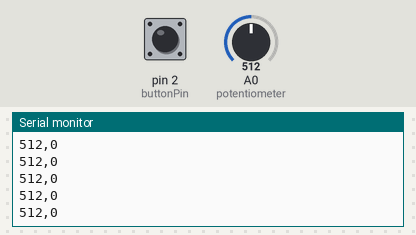
A sketch run on a simulated Arduino Uno, built with avr-gcc and run on an emulated ATmega328P. On the bench: the last lines printed to the serial monitor. The test bench sets the inputs (shaded band); at power-on: A0 (potentiometer) = 512, pin 2 (buttonPin) HIGH.

Above: at 1.2 s.
1.3 s: A0 (potentiometer) set to 716
At 1.31 s:
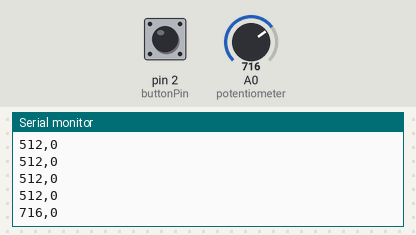
2.8 s: pin 2 (buttonPin) pulled LOW for 0.15 s
At 2.82 s:
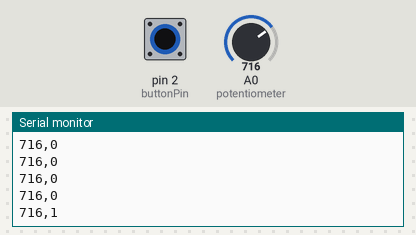
4.4 s: A0 (potentiometer) set to 900
At 4.42 s:
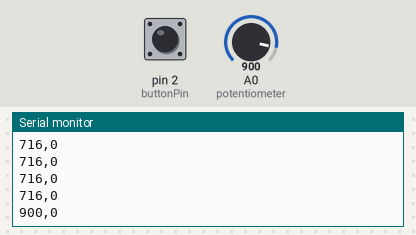
5.9 s: pin 2 (buttonPin) pulled LOW for 1 s
At 5.93 s:
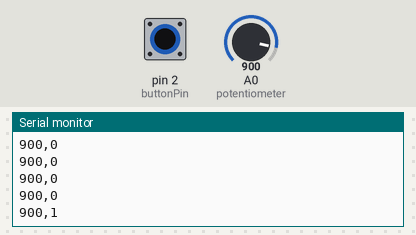
Timing chart, 0 to 8.9 s (numbered marks = the images above; inputs shaded):
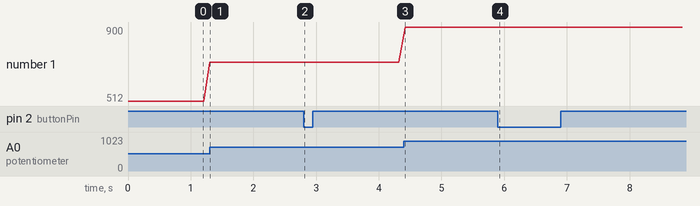

The sketch:

HW13_Arduino.ino
```cpp
const int buttonPin = 2;
unsigned long lastDebounceTime = 0;
unsigned long debounceDelay = 200;
int buttonState = 0;
int lastButtonState = 0;

void setup() {
  Serial.begin(9600);
  pinMode(A0, INPUT);
  pinMode(buttonPin, INPUT_PULLUP);
}

void loop() {
  int potentValue = analogRead(A0);  // Read potentiometer value
  int currentButtonState = digitalRead(buttonPin);  // Read button state

  // Check if button state has changed (debounce)
  if (currentButtonState != lastButtonState) {
    lastDebounceTime = millis();  // Reset debounce timer
  }

  // Only process the button press if debounce delay has passed
  if ((millis() - lastDebounceTime) > debounceDelay) {
    if (currentButtonState == HIGH && lastButtonState == LOW) {
    }
  }

  // Send data as plain text (potentiometer_value,button_state)
  //ChatGPT helped me debug the JSON stuff
  String dataToSend = String(potentValue) + "," + String(currentButtonState == LOW ? 1 : 0);
  Serial.println(dataToSend);

  lastButtonState = currentButtonState;

  delay(100);
}
```

Measured:
- after the input at 1.3 s, the serial monitor: prints a new line at once (image 1)
- after the input at 2.8 s, the serial monitor: prints a new line at once (image 2)
- after the input at 4.4 s, the serial monitor: prints a new line at once (image 3)
- after the input at 5.9 s, the serial monitor: prints a new line at once (image 4)
- plotted number 1: 512 → 716 after the input at 1.3 s, 716 → 900 after the input at 4.4 s
